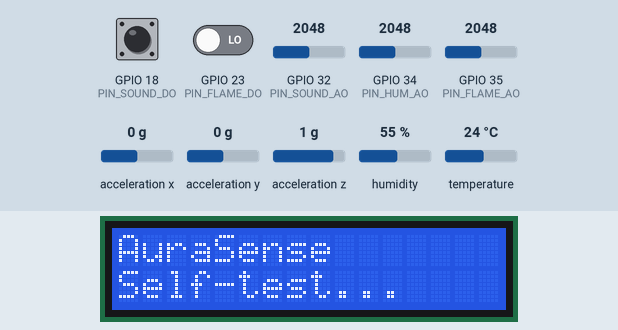
Bench run of a sketch on a simulated ESP32. Parts: 16×2 character LCD. Wiring (inferred from the names in the program): MPU-6050 motion sensor at I2C address 0x68. Inputs (shaded band) come from the test bench; at power-on: acceleration x 0 g, humidity 55 %, GPIO 34 (PIN_HUM_AO) = 2048, GPIO 35 (PIN_FLAME_AO) = 2048, acceleration y 0 g, temperature 24 °C, GPIO 18 (PIN_SOUND_DO) HIGH, GPIO 23 (PIN_FLAME_DO) LOW, GPIO 32 (PIN_SOUND_AO) = 2048, acceleration z 1 g (analog values on the 0–4095 scale). WiFi joins after 1.5 s; servers stay silent unless stated; what the sketch prints to the serial monitor is not drawn.

Above: at 1.8 s.
1.9 s: acceleration x set to -1.4 g
At 4.6 s:
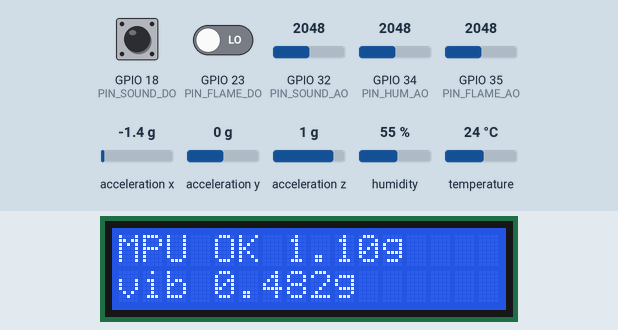
10.4 s: humidity set to 22 %
At 16.0 s:
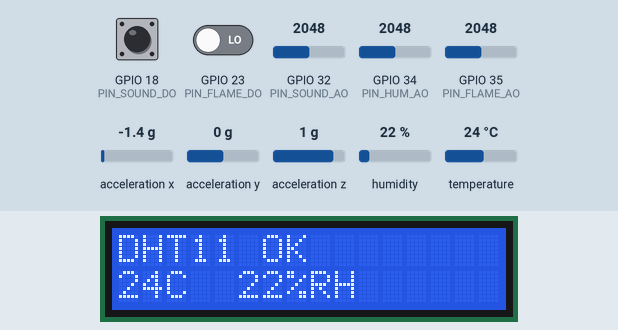
16.7 s: GPIO 34 (PIN_HUM_AO) set to 1460
At 18.8 s:
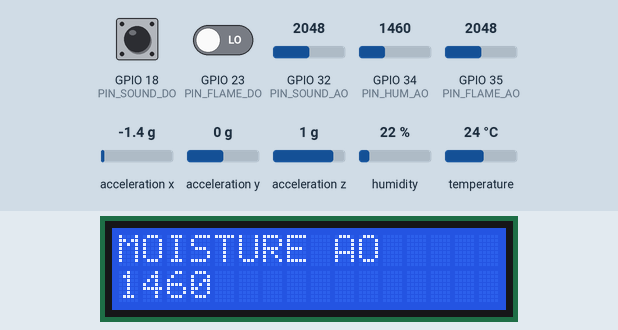
21.4 s: GPIO 35 (PIN_FLAME_AO) set to 1460
At 27.6 s:
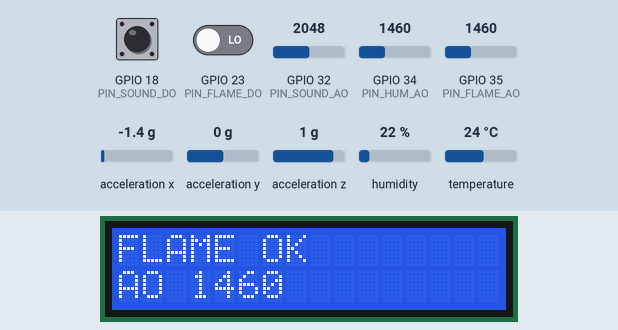
29.4 s: acceleration y set to -1.4 g
At 33.3 s:
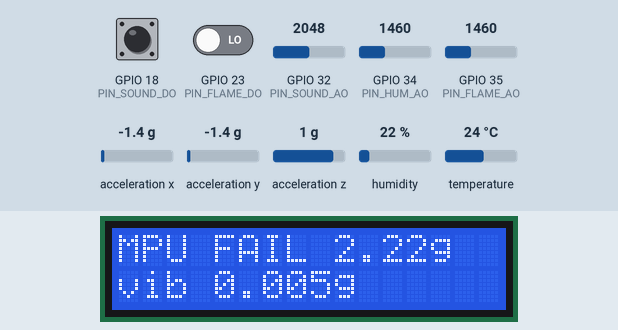
35.7 s: temperature set to 12 °C
At 44.7 s:
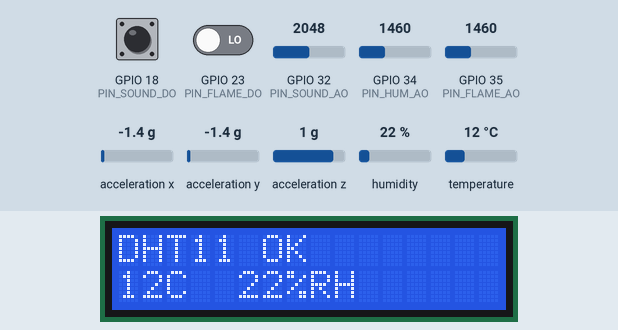
Timing chart, 0 to 45.2 s (numbered marks = the images above; inputs shaded):
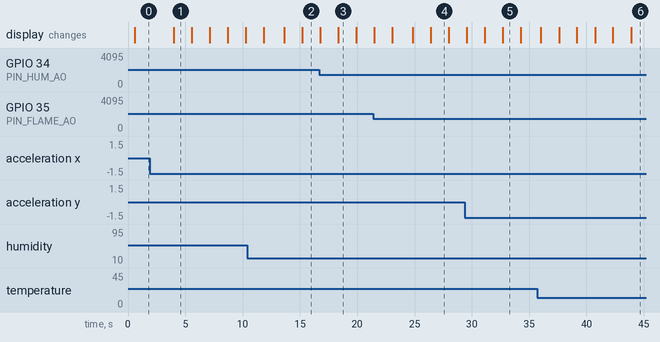

The sketch:

sensor_check.ino
```cpp
/*
 * AuraSense hardware self-test
 * ----------------------------
 * Flash this BEFORE the real firmware. Every 2 s it prints a PASS / FAIL / WAIT report
 * for each part and cycles the results on the LCD:
 *
 *   I2C bus   finds MPU6050 (0x68/0x69) and the LCD backpack (0x27/0x3F)
 *   MPU6050   WHO_AM_I + gravity check (|a| ~ 1 g) + live vibration RMS ("tap the sensor")
 *   DHT11     temperature + humidity readable
 *   FLAME     DO trips at least once            -> show it a lighter flame
 *   SOUND     DO trips / AO swings at least once -> clap near the microphone
 *   HUMIDITY  analog module AO is not stuck at 0 or 4095
 *   WIFI      joins the network
 *   BACKEND   GET <BACKEND_URL>/api/health answers 200 (laptop reachable, firewall open)
 *
 * Uses the same pins and config.h as aurasense_node.
 */
#include <WiFi.h>
#include <HTTPClient.h>
#include <Wire.h>
#include <DHT.h>
#include <LiquidCrystal_I2C.h>

#if __has_include("config.h")
#include "config.h"
#endif
#ifndef CFG_WIFI_SSID
#define CFG_WIFI_SSID   "YOUR_WIFI_SSID"
#define CFG_WIFI_PASS   "YOUR_WIFI_PASSWORD"
#define CFG_BACKEND_URL "http://192.168.1.100:8000"
#endif

const bool FLAME_ACTIVE_LOW = true;
const bool SOUND_ACTIVE_LOW = false;
const bool HAS_SOUND = true;   // sound module wired
const int PIN_SDA = 21, PIN_SCL = 22, PIN_DHT = 4;
const int PIN_SOUND_AO = 32, PIN_FLAME_AO = 35, PIN_HUM_AO = 34, PIN_FLAME_DO = 23, PIN_SOUND_DO = 18;

DHT dht(PIN_DHT, DHT11);
LiquidCrystal_I2C* lcd = nullptr;
uint8_t mpuAddr = 0, lcdAddr = 0;
bool flameSeen = false, soundSeen = false, backendOk = false;
int soundMinAo = 4095, soundMaxAo = 0;
String backendMsg = "not tried";
uint32_t lastNet = 0;
int page = 0;

bool present(uint8_t a) { Wire.beginTransmission(a); return Wire.endTransmission() == 0; }

uint8_t rd(uint8_t addr, uint8_t reg) {
  Wire.beginTransmission(addr); Wire.write(reg); Wire.endTransmission(false);
  Wire.requestFrom(addr, (uint8_t)1); return Wire.available() ? Wire.read() : 0xFF;
}

void accel(float& x, float& y, float& z) {
  Wire.beginTransmission(mpuAddr); Wire.write(0x3B); Wire.endTransmission(false);
  Wire.requestFrom(mpuAddr, (uint8_t)6);
  int16_t rx = (Wire.read() << 8) | Wire.read(), ry = (Wire.read() << 8) | Wire.read(), rz = (Wire.read() << 8) | Wire.read();
  x = rx / 8192.0f; y = ry / 8192.0f; z = rz / 8192.0f;
}

void lcdShow(String a, String b) {
  if (!lcd) return;
  while (a.length() < 16) a += ' ';
  while (b.length() < 16) b += ' ';
  lcd->setCursor(0, 0); lcd->print(a.substring(0, 16));
  lcd->setCursor(0, 1); lcd->print(b.substring(0, 16));
}

void checkNetwork() {
  if (millis() - lastNet < 10000 && lastNet) return;
  lastNet = millis();
  if (WiFi.status() != WL_CONNECTED) {
    WiFi.mode(WIFI_STA); WiFi.begin(CFG_WIFI_SSID, CFG_WIFI_PASS);
    uint32_t t0 = millis();
    while (WiFi.status() != WL_CONNECTED && millis() - t0 < 8000) delay(200);
  }
  if (WiFi.status() != WL_CONNECTED) { backendOk = false; backendMsg = "no WiFi"; return; }
  HTTPClient http;
  http.setTimeout(3000);
  http.begin(String(CFG_BACKEND_URL) + "/api/health");
  int code = http.GET();
  http.end();
  backendOk = code == 200;
  backendMsg = code > 0 ? "HTTP " + String(code) : "unreachable (" + String(code) + ")";
}

void setup() {
  Serial.begin(115200);
  delay(500);
  pinMode(PIN_FLAME_DO, INPUT); pinMode(PIN_SOUND_DO, INPUT);
  analogReadResolution(12); analogSetAttenuation(ADC_11db);
  Wire.begin(PIN_SDA, PIN_SCL, 100000);
  lcdAddr = present(0x27) ? 0x27 : present(0x3F) ? 0x3F : 0;
  if (lcdAddr) { lcd = new LiquidCrystal_I2C(lcdAddr, 16, 2); lcd->init(); lcd->backlight(); lcdShow("AuraSense", "Self-test..."); }
  mpuAddr = present(0x68) ? 0x68 : present(0x69) ? 0x69 : 0;
  if (mpuAddr) { Wire.beginTransmission(mpuAddr); Wire.write(0x6B); Wire.write(0); Wire.endTransmission();
                 Wire.beginTransmission(mpuAddr); Wire.write(0x1C); Wire.write(0x08); Wire.endTransmission(); }
  dht.begin();
  Serial.println("\n=== AuraSense hardware self-test ===");
  Serial.print("I2C devices found:");
  for (uint8_t a = 1; a < 127; a++) if (present(a)) Serial.printf(" 0x%02X", a);
  Serial.println();
}

void loop() {
  // --- watch flame / sound for ~1.5 s while sampling vibration
  float sx = 0, sy = 0, sz = 0, sxx = 0, syy = 0, szz = 0, gsum = 0; int n = 0;
  uint32_t t0 = millis();
  while (millis() - t0 < 1500) {
    if (digitalRead(PIN_FLAME_DO) == (FLAME_ACTIVE_LOW ? LOW : HIGH)) flameSeen = true;
    if (HAS_SOUND) {
      if (digitalRead(PIN_SOUND_DO) == (SOUND_ACTIVE_LOW ? LOW : HIGH)) soundSeen = true;
      int ao = analogRead(PIN_SOUND_AO); soundMinAo = min(soundMinAo, ao); soundMaxAo = max(soundMaxAo, ao);
    }
    if (mpuAddr) {
      float x, y, z; accel(x, y, z);
      sx += x; sy += y; sz += z; sxx += x * x; syy += y * y; szz += z * z; gsum += sqrt(x * x + y * y + z * z); n++;
    }
    delay(2);
  }
  if (HAS_SOUND && soundMaxAo - soundMinAo > 600) soundSeen = true;   // a clap swings the AO strongly

  // --- MPU6050
  String mpu = "FAIL not found on I2C (check SDA21/SCL22, 3V3)";
  bool mpuOk = false; float rms = 0, g = 0;
  if (mpuAddr && n) {
    uint8_t who = rd(mpuAddr, 0x75);
    g = gsum / n;
    rms = sqrt(max(0.0f, (sxx / n - sq(sx / n)) + (syy / n - sq(sy / n)) + (szz / n - sq(sz / n))));
    mpuOk = g > 0.8 && g < 1.2;
    mpu = String(mpuOk ? "PASS" : "FAIL") + " who=0x" + String(who, HEX) + " |a|=" + String(g, 2) + "g vibRMS=" + String(rms, 3) + "g";
  }
  // --- DHT11
  float t = dht.readTemperature(), h = dht.readHumidity();
  bool dhtOk = !isnan(t) && !isnan(h);
  String dhtS = dhtOk ? "PASS " + String(t, 0) + "C " + String(h, 0) + "%RH" : "FAIL no reading (DATA->GPIO4, 3V3)";
  // --- analogs
  int flameAo = analogRead(PIN_FLAME_AO), humAo = analogRead(PIN_HUM_AO);
  bool humOk = humAo > 20 && humAo < 4075;
  // --- network
  checkNetwork();

  Serial.println("------------------------------------------------------------");
  Serial.printf("I2C      %s  (MPU %s, LCD %s)\n", mpuAddr && lcdAddr ? "PASS" : "CHECK",
                mpuAddr ? String("0x" + String(mpuAddr, HEX)).c_str() : "missing", lcdAddr ? String("0x" + String(lcdAddr, HEX)).c_str() : "missing");
  Serial.printf("MPU6050  %s\n", mpu.c_str());
  Serial.printf("DHT11    %s\n", dhtS.c_str());
  Serial.printf("FLAME    %s  DO=%d AO=%d\n", flameSeen ? "PASS (tripped)" : "WAIT show a flame / lighter", digitalRead(PIN_FLAME_DO), flameAo);
  if (HAS_SOUND) Serial.printf("SOUND    %s  AO swing=%d\n", soundSeen ? "PASS (tripped)" : "WAIT clap near the mic", soundMaxAo - soundMinAo);
  else Serial.println("SOUND    skipped (not wired)");
  Serial.printf("MOISTURE %s  AO=%d (4095 = dry air, lower = wetter)\n", humOk ? "PASS" : "CHECK (stuck at 0/4095? dry probe reads 4095)", humAo);
  Serial.printf("WIFI     %s  %s  RSSI %d\n", WiFi.status() == WL_CONNECTED ? "PASS" : "FAIL", WiFi.localIP().toString().c_str(), WiFi.RSSI());
  Serial.printf("BACKEND  %s  %s -> %s\n", backendOk ? "PASS" : "FAIL", CFG_BACKEND_URL, backendMsg.c_str());

  switch (page++ % 6) {
    case 0: lcdShow(String("MPU ") + (mpuOk ? "OK " : "FAIL ") + String(g, 2) + "g", "vib " + String(rms, 3) + "g"); break;
    case 1: lcdShow(String("DHT11 ") + (dhtOk ? "OK" : "FAIL"), dhtOk ? String(t, 0) + "C  " + String(h, 0) + "%RH" : "check GPIO4"); break;
    case 2: lcdShow(String("FLAME ") + (flameSeen ? "OK" : "show fire"), "AO " + String(flameAo)); break;
    case 3: lcdShow("MOISTURE AO", String(humAo)); break;
    case 4: lcdShow(String("WIFI ") + (WiFi.status() == WL_CONNECTED ? "OK" : "FAIL"), WiFi.localIP().toString()); break;
    default: lcdShow(String("BACKEND ") + (backendOk ? "OK" : "FAIL"), backendMsg);
  }
  soundMinAo = 4095; soundMaxAo = 0;
}
```

Measured:
- what the display in image 1 shows lasts 1.6 s, from 4.0 s to 5.6 s
